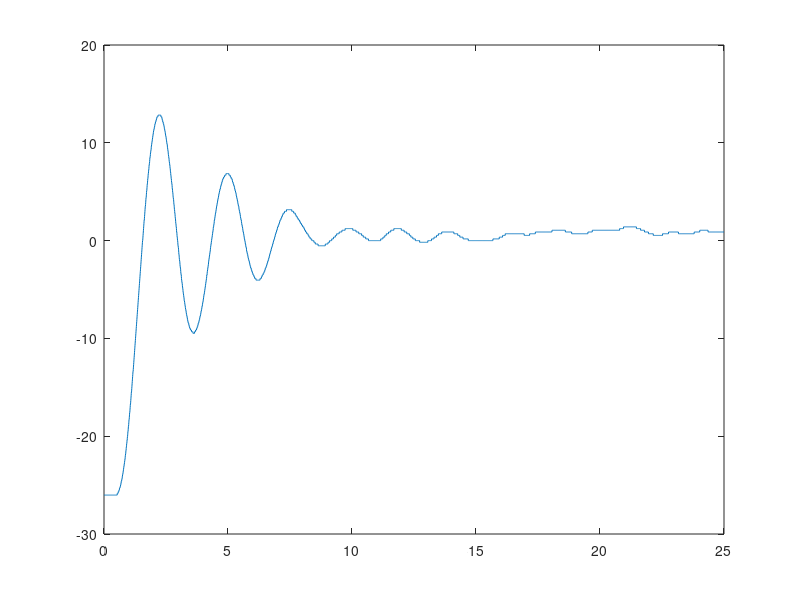
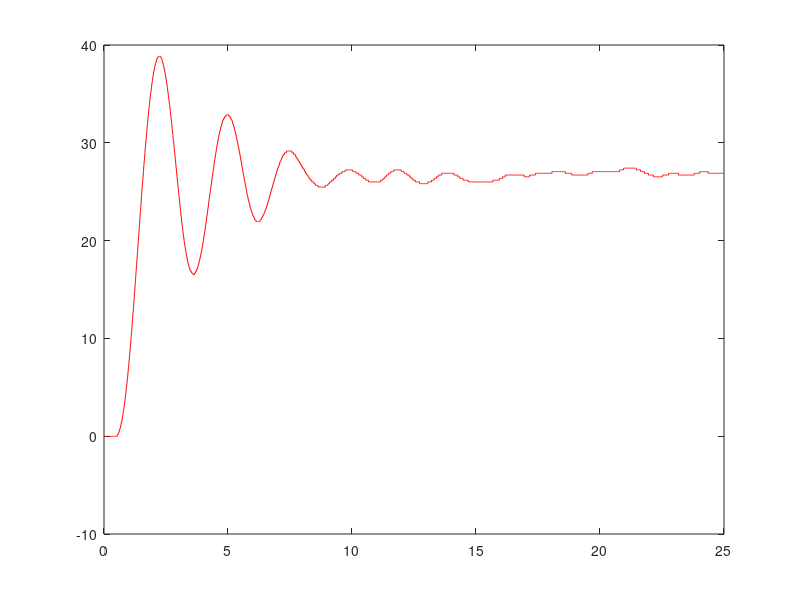

MATLAB code to generate these figures, in order: (Note: this script raises an error after producing the figures.)
%% VTOL
%% identification

load('exp_vtol.mat');
plot(t,y);
y2 = y+26;
figure, plot(t,y2,'r'), hold;
Hf = tf(22.24,[1 0.6934 5.244],'iodelay', 0.8);
step(Hf*6.3,t)
legend('Normalized data','Experimental data');

%% controller

tau = 0.8;
tdelay = tf([-tau/2,1],[tau/2,1]);
P = tf(22.24,[1 0.6934 5.244]) * tdelay;

% good and bad part
Pb = tf([-0.4,1],1); 
Pg = P/Pb;

Pg_inv = 1/Pg;

% the filter
lambda = 0.65;
F = tf(1,[lambda^3 3*(lambda^2) 3*lambda 1]);
C = F * Pg_inv;

% the controller
R = minreal(zpk((Pg_inv*F)/(1-Pb*F)))

% the closed loop
H0 = feedback(R*Hf,1)
step(20*H0)

% discretization
R_discret = c2d(R,0.005,'zoh')

[num1,den1] = tfdata(R_discret,'v')
[num2,den2] = tfdata(R,'v')
[num3,den3] = tfdata(Hf,'v')
